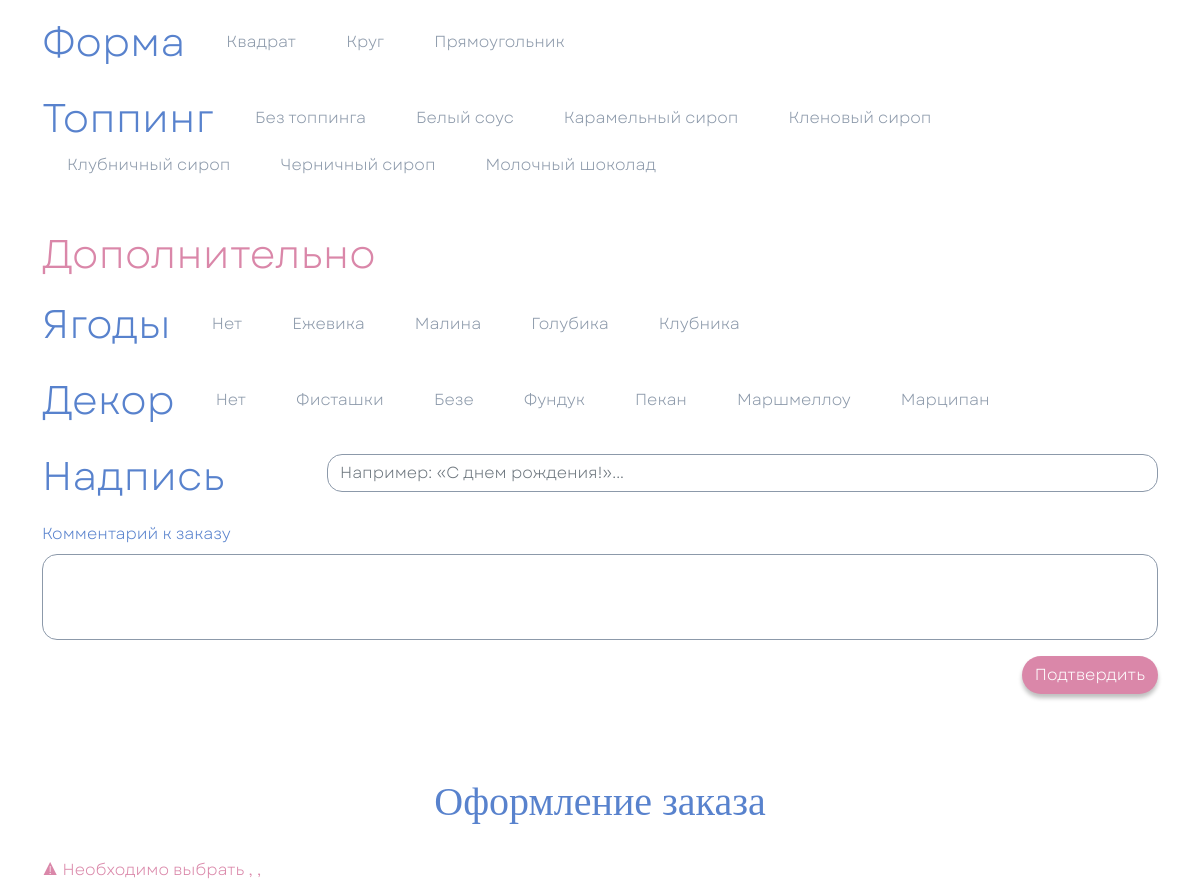
Before: / (middle part) with the older database file.
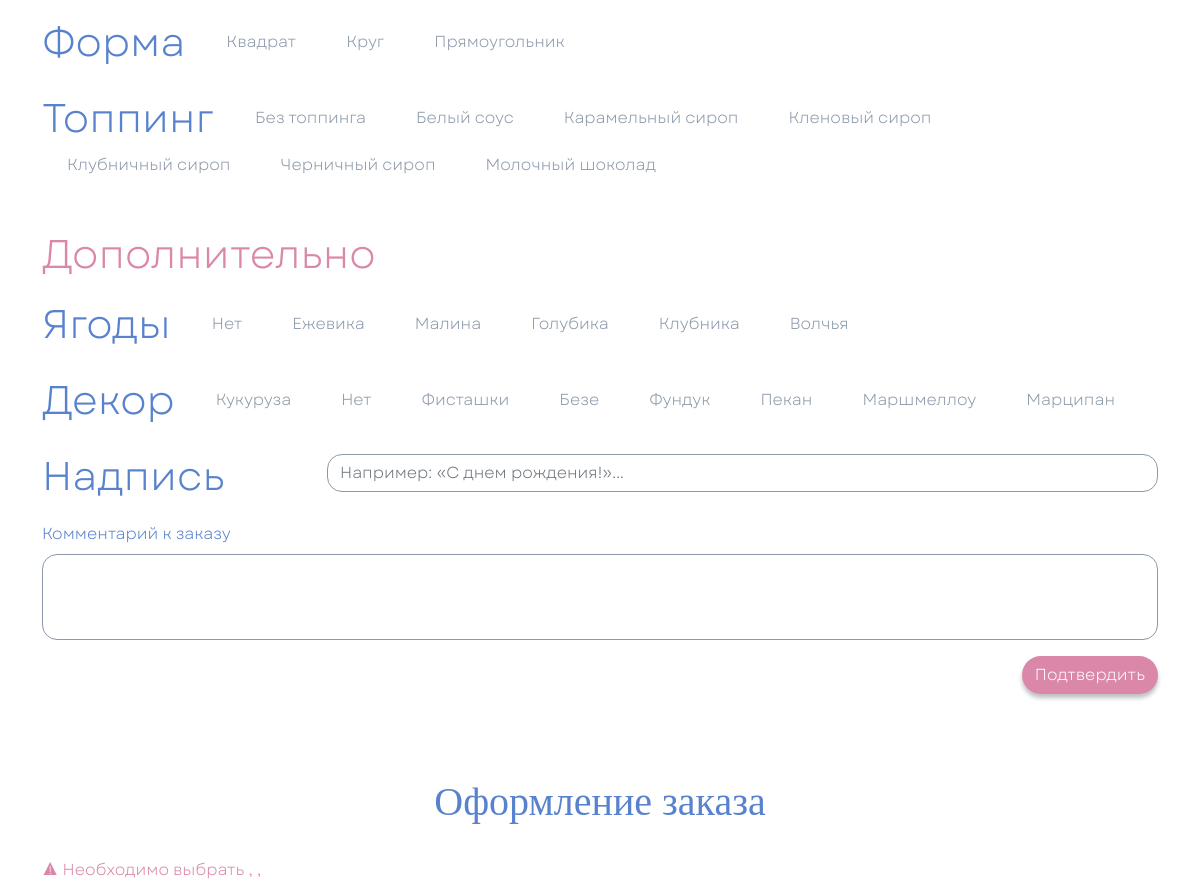
After: the same page with the newer database file.
### catalog/models.py (models this page shows, shortened)
class CakeOption(models.Model):
    class Kind(models.TextChoices):
        LEVEL = "level", "Количество уровней"
        SHAPE = "shape", "Форма"
        TOPPING = "topping", "Топпинг"
        BERRY = "berry", "Ягоды"
        DECOR = "decor", "Декор"
    kind = models.CharField(
        max_length=20,
        choices=Kind.choices,
        verbose_name="Тип опции",
    )
    name = models.CharField(
        max_length=100,
        verbose_name="Название",
    )
    price = models.PositiveIntegerField(
        verbose_name="Стоимость",
    )
    is_active = models.BooleanField(
        default=True,
        verbose_name="Активна",
    )
    sort_order = models.PositiveSmallIntegerField(
        default=0,
        verbose_name="Порядок сортировки",
    )
    class Meta:
        verbose_name = "Опция торта"
        verbose_name_plural = "Опции торта"
        ordering = ("kind", "sort_order", "id")
        constraints = [
            models.UniqueConstraint(
                fields=("kind", "name"),
                name="catalog_cakeoption_kind_name_unique",
            )
        ]

### core/views.py (the view, shortened to what this page needs)
# urls.py: path('', index, name='index'),
def index(request):
    selected_catalog_cake = None
    reorder_data = None
    selected_catalog_slug = request.GET.get("catalog_cake", "").strip()
    if selected_catalog_slug:
        selected_catalog_cake = get_object_or_404(
            CatalogCake,
            slug=selected_catalog_slug,
            is_active=True,
        )
    repeat_order_id = request.GET.get("repeat_order", "").strip()
    level_options = get_builder_options("level")
    shape_options = get_builder_options("shape")
    topping_options = get_builder_options("topping")
    berry_options = get_builder_options("berry")
    decor_options = get_builder_options("decor")
    builder_data = {
        "labels": {
            "Levels": {str(option.id): option.name for option in level_options},
            "Forms": {str(option.id): option.name for option in shape_options},
            "Toppings": {str(option.id): option.name for option in topping_options},
            "Berries": {str(option.id): option.name for option in berry_options},
            "Decors": {str(option.id): option.name for option in decor_options},
        },
        "costs": {
            "Levels": {str(option.id): option.price for option in level_options},
            "Forms": {str(option.id): option.price for option in shape_options},
            "Toppings": {str(option.id): option.price for option in topping_options},
            "Berries": {str(option.id): option.price for option in berry_options},
            "Decors": {str(option.id): option.price for option in decor_options},
            "Words": INSCRIPTION_PRICE,
        },
    }
    context = {
        "level_options": level_options,
        "shape_options": shape_options,
        "topping_options": topping_options,
        "berry_options": berry_options,
        "decor_options": decor_options,
        "builder_data_json": json.dumps(builder_data, ensure_ascii=False),
        "selected_catalog_cake_json": json.dumps(
            {
                "id": selected_catalog_cake.id,
                "name": selected_catalog_cake.name,
                "occasion": CATALOG_OCCASION_LABELS.get(
                    selected_catalog_cake.occasion,
                    selected_catalog_cake.occasion,
                ),
                "price": selected_catalog_cake.base_price,
                "description": selected_catalog_cake.description,
            } if selected_catalog_cake else None,
            ensure_ascii=False,
        ),
        "reorder_data_json": json.dumps(reorder_data, ensure_ascii=False),
    }
    return render(request, "index.html", context)

### core/context_processors.py (called while the page is built)
def project_settings(request):
    return {
        "jivosite_widget_id": settings.JIVOSITE_WIDGET_ID,
    }

### core/views.py (called while the page is built)
def get_builder_options(kind):
    return list(
        CakeOption.objects.filter(
        kind=kind,
        is_active=True,
        ).order_by("sort_order", "id")
    )

### templates/index.html (shortened to what this page needs)
{% extends 'base.html' %}
{% load static %}
{% block content %}
<div class="container mt-header">
	<article id="VueApp">
		<section class="row pt-header" id="step3">
			<v-form :validation-schema="schema1" @submit="ToStep4">
				<div class="d-flex align-items-center flex-wrap mb-3">
					<span class="me-3 fs_40 cake_blue">Форма</span>
					{% for option in shape_options %}
					<label for="shape{{ option.id }}" class="mx-2 px-3 py-1 cake_grey cake__label">{{ option.name }}</label>
					{% endfor %}
				</div>
				<div class="d-flex align-items-center flex-wrap mb-3">
					<span class="me-3 fs_40 cake_blue">Топпинг</span>
					{% for option in topping_options %}
					<label for="topping{{ option.id }}" class="mx-2 px-3 py-1 cake_grey cake__label">{{ option.name }}</label>
					{% endfor %}
				</div>
				<h1 class="me-3 fs_40 cake_pink mb-3 mt-5">Дополнительно</h1>
				<div class="d-flex align-items-center flex-wrap mb-3">
					<span class="me-3 fs_40 cake_blue">Ягоды</span>
					{% for option in berry_options %}
					<label for="berry{{ option.id }}" class="mx-2 px-3 py-1 cake_grey cake__label">{{ option.name }}</label>
					{% endfor %}
				</div>
				<div class="d-flex align-items-center flex-wrap mb-3">
					<span class="me-3 fs_40 cake_blue">Декор</span>
					{% for option in decor_options %}
					<label for="decor{{ option.id }}" class="mx-2 px-3 py-1 cake_grey cake__label">{{ option.name }}</label>
					{% endfor %}
				</div>
				<div class="row mb-3">
					<div class="col-5 col-md-4 col-lg-3">
						<label class="me-3 fs_40 cake_blue" for="words">Надпись</label>
					</div>
					<div class="col-7 col-md-8 col-lg-9 pt-2">
						<input v-model="Words" :class="Words ? 'cake__border_blue': ''" type="text" name="words" id="words" placeholder="Например: «С днем рождения!»..." class="form-control cake__textinput">
					</div>
				</div>
				<div>
					<label for="comment" class="cake_blue">Комментарий к заказу</label>
					<textarea v-model="Comments" :class="Comments ? 'cake__border_blue': ''" name="comment" id="comment" rows="3" class="form-control mt-2 cake__textinput" style="resize: none"></textarea>
				</div>
				<div class="d-flex justify-content-end">
					<button type="submit" class="btn text-white rounded-pill mt-3 shadow-none cake__button cake__bg_pink">Подтвердить</button>
				</div>
			</v-form>
		</section>
		<section class="row pt-header" id="step4" v-if="Designed">
			<v-form :validation-schema="schema2" @submit="submitOrder">
				<div class="col">
					<div class="d-flex flex-column position-relative pb-5">
						<h2 class="fs_40 font_Gogh cake_blue text-center align-self-center">Оформление заказа</h2>
						<span class="cake_pink mt-2 position-absolute bottom-0">
							<error-message name="name" class="from__alert"></error-message>
							<error-message name="phone" class="from__alert"></error-message>
						</span>
					</div>
				</div>
			</v-form>
		</section>
	</article>
</div>
{% endblock %}

### templates/base.html (shortened to what this page needs)
{% load static %}
<!DOCTYPE html>
<html lang="en">
<head>
	<link href="https://cdn.jsdelivr.net/npm/bootstrap@5.0.2/dist/css/bootstrap.min.css" rel="stylesheet">
	<link rel="stylesheet" href="{% static 'css/Style.css' %}">
</head>
<body>
<main>
	{% block content %}{% endblock %}
</main>
</body>
</html>

### static/css/Style.css (style rules this page uses)
.font_Gogh { font-family: Gogh; }
html { height: 100%; }
* { font-family: Garet, serif; font-size: 16px; font-weight: normal; }
body { background-color: white; min-height: 100%; display: grid; grid-template-rows: auto 1fr auto; }
.mt-header { margin-top: calc(58px + 1.6rem); }
.pt-header { padding-top: calc(58px + 1.6rem); }
.cake_pink { color: #DA87A9 !important; }
.cake__bg_pink { background-color: #DA87A9 !important; }
.cake_blue { color: #5882CD !important; }
.cake_grey { color: #8C99AA !important; }
.cake__button { box-shadow: 0 4px 4px rgba(0, 0, 0, 0.25) !important; border-radius: 15px; }
.cake__label { border: 1px solid white; border-radius: 15px; }
.cake__textinput { border: 1px solid #8C99AA; border-radius: 15px; color: #5882CD !important; }
.from__alert:not(:last-child):after { content: ','; }
.from__alert:first-child:before { content: '⚠ Необходимо выбрать '; }
.fs_40 { font-size: 40px; }

Changed rows visible on the page:
added CakeOption: name "Волчья", shown under "Дополнительно"
added CakeOption: name "Кукуруза"
